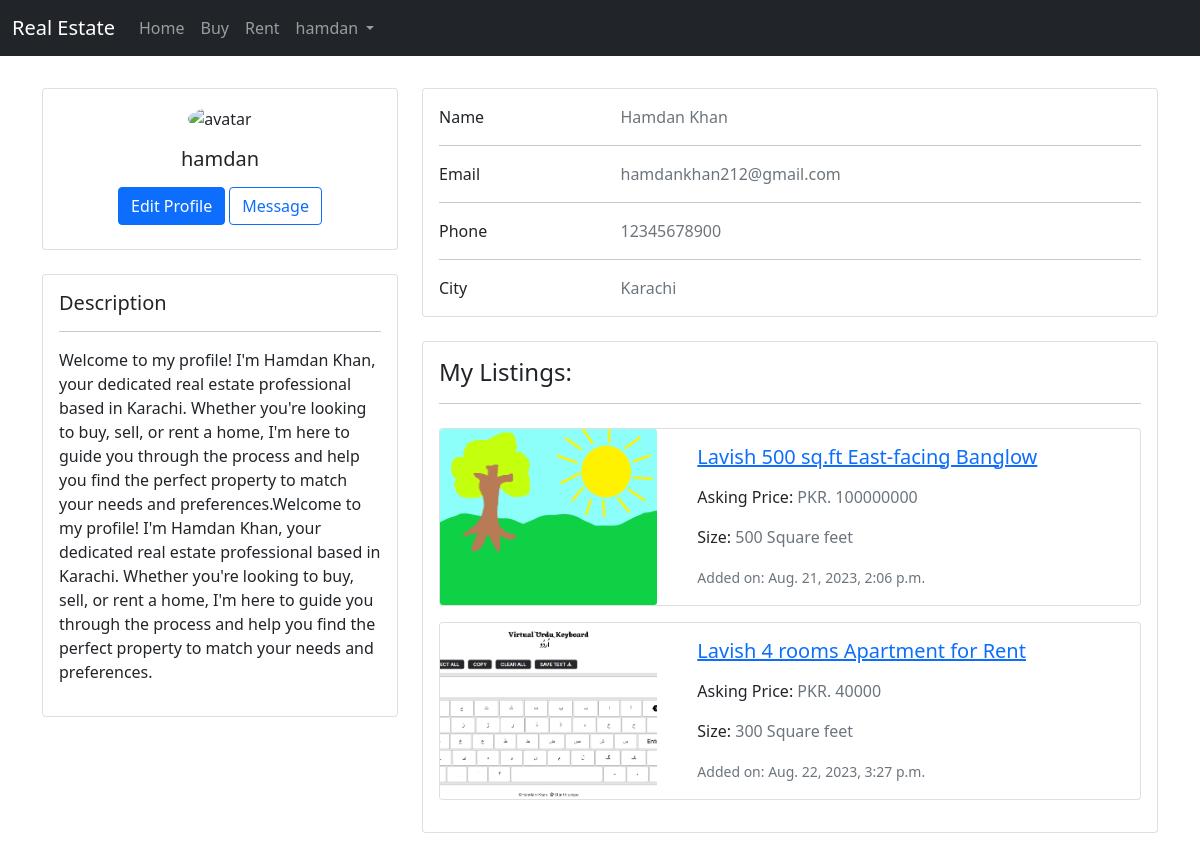
Screenshot of /user/profile/ (signed in) with the database file from the repository.
### users/models.py (models this page shows, shortened)
class CustomUser(AbstractUser):
    Gender_choices = [
        ('M', 'Male'),
        ('F', 'Female'),
    ]
    gender = models.CharField(
        max_length=1, choices=Gender_choices, null=True, blank=True)

class Profile(models.Model):
    user = models.OneToOneField(CustomUser, on_delete=models.CASCADE)
    first_name = models.CharField(max_length=100, blank=True)
    last_name = models.CharField(max_length=100, blank=True)
    contact_number = models.CharField(max_length=20, blank=True,)
    city = models.CharField(max_length=100, blank=True, null=True)
    profile_pic = models.ImageField(upload_to=profile_pic_path, blank=True,)
    description = models.CharField(max_length=500, null=True, blank=True)

### market/models.py (models this page shows, shortened)
class Property(models.Model):
    UNIT_CHOICES = [
        ("Square feet", "sq.ft"),
        ("Square meters", "sq.m"),
        ("Marla", "marla"),
        ("Kanal", "kanal"),
    ]
    SALE_CHOICES = [
        ("Sell", "Sell"),
        ("Rent", "Rent"),
    ]
    PROVINCE_CHOICES = [
        ("Sindh", "S"),
        ("Punjab", "P"),
        ("Balochistan", "B"),
        ("KPK", "K"),
    ]
    title = models.CharField(max_length=300, blank=True, null=True)
    owner = models.ForeignKey(
        settings.AUTH_USER_MODEL, on_delete=models.CASCADE, blank=True, null=True)
    type = models.ForeignKey(
        PropertyType, on_delete=models.CASCADE, related_name="property", blank=True, null=True)
    sale_type = models.CharField(
        max_length=10, choices=SALE_CHOICES, blank=True, null=True)
    address = models.CharField(max_length=500, blank=True, null=True)
    price = models.IntegerField(blank=True, null=True)
    size = models.IntegerField(blank=True, null=True)
    size_unit = models.CharField(
        choices=UNIT_CHOICES, blank=True, null=True, max_length=100)
    description = models.TextField(blank=True, null=True)
    province = models.CharField(
        choices=PROVINCE_CHOICES, max_length=40, null=True, blank=True)
    city = models.ForeignKey(
        City, on_delete=models.CASCADE, related_name="property_city", null=True, blank=True)
    area = models.ForeignKey(
        Area, on_delete=models.CASCADE, related_name="area", null=True, blank=True)
    property_pic = models.ImageField(
        upload_to=property_pic_path, blank=True, null=True)
    added_at = models.DateTimeField(
        default=timezone.now, blank=True, null=True)

### users/views.py (the view)
# urls.py: path("profile/", views.ProfileView, name="profile"),
@login_required
def ProfileView(request):
    profile = Profile.objects.get(id=request.user.id)
    custom_user = CustomUser.objects.get(id=request.user.id)
    listings = Property.objects.filter(owner=request.user)
    return render(request, "users/profile.html", {'profile': profile, 'c_user': custom_user, 'listings': listings})

### users/templates/users/profile.html (shortened to what this page needs)
{% extends 'market/base.html' %}
{% block content %}
<main>
  <div class="container py-2">
    <div class="row">
      <div class="col-lg-4">
        <div class="card mb-4">
          <div class="card-body text-center">
            <img src="{% if profile.profile_pic %}{{ profile.profile_pic.url }}{% else %}https://static.vecteezy.com/system/resources/previews/014/554/760/original/man-profile-negative-photo-anonymous-silhouette-human-head-businessman-worker-support-illustration-vector.jpg{% endif %}" alt="avatar"
              class="rounded-circle img-fluid" style="width: 150px;">
            <h5 class="my-3">{{ profile.user }}</h5>
            <div class="d-flex justify-content-center mb-2">
              <a type="button" class="btn btn-primary" href="{% url 'users:edit_profile' %}">Edit Profile</a>
              <button type="button" class="btn btn-outline-primary ms-1">Message</button>
            </div>
          </div>
        </div>
        <div class="card mb-4 mb-lg-0">
          <div class="card-body">
              <h5>Description</h5>
              <hr>
              <p>
                Welcome to my profile! I'm Hamdan Khan, your dedicated real estate professional based in Karachi. Whether you're looking to buy, sell, or rent a home, I'm here to guide you through the process and help you find the perfect property to match your needs and preferences.Welcome to my profile! I'm Hamdan Khan, your dedicated real estate professional based in Karachi. Whether you're looking to buy, sell, or rent a home, I'm here to guide you through the process and help you find the perfect property to match your needs and preferences.
              </p>
          </div>
        </div>
      </div>
      <div class="col-lg-8">
        <div class="card mb-4">
          <div class="card-body">
            <div class="row">
              <div class="col-sm-3">
                <p class="mb-0">Name</p>
              </div>
              <div class="col-sm-9">
                <p class="text-muted mb-0">{% if profile.first_name or profile.last_name %}{{ profile.first_name }} {{ profile.last_name }}{% else %} - {% endif %}
                  </p>
              </div>
            </div>
            <hr>
            <div class="row">
              <div class="col-sm-3">
                <p class="mb-0">Email</p>
              </div>
              <div class="col-sm-9">
                <p class="text-muted mb-0">{% if c_user.email %}{{ c_user.email }}{% else %} - {% endif %}</p>
              </div>
            </div>
            <hr>
            <div class="row">
              <div class="col-sm-3">
                <p class="mb-0">Phone</p>
              </div>
              <div class="col-sm-9">
                <p class="text-muted mb-0">{% if profile.contact_number %}{{ profile.contact_number }}{% else %} - {% endif %}</p>
              </div>
            </div>
            <hr>
            <div class="row">
              <div class="col-sm-3">
                <p class="mb-0">City</p>
              </div>
              <div class="col-sm-9">
                <p class="text-muted mb-0">{% if profile.city %}{{ profile.city }}{% else %} - {% endif %}</p>
              </div>
            </div>
          </div>
        </div>
        <div class="card mb-4">
          <div class="card-body">
            <h4>My Listings:</h4>
            <hr class="mb-4">
              {% for listing in listings  %}
                <div class="card mb-3" style="max-width: 900px;">
                  <div class="row no-gutters">
                    <div class="col-md-4">
                      <img src="{% if listing.property_pic %}{{ listing.property_pic.url }}{% else %}https://static.vecteezy.com/system/resources/previews/014/554/760/original/man-profile-negative-photo-anonymous-silhouette-human-head-businessman-worker-support-illustration-vector.jpg{% endif %}"  class="card-img img-fluid" style="object-fit: cover; height: 100%; max-height: 200px;" alt="">
                    </div>
                    <div class="col-md-8">
                      <div class="card-body">
                        <a href="{% url 'market:listing_data' listing.id %}" ><h5 class="card-title" style="text-decoration: none;">{{ listing.title }}</h5></a>
                        <p class="card-text">Asking Price: <span class="text-muted">PKR. {{ listing.price }}</span></p>
                        <p class="card-text">Size: <span class="text-muted">{{ listing.size }} {{ listing.size_unit }}</span></p>
                        <div ><small class="text-muted">Added on: {{ listing.added_at }}</small></div>
                      </div>
                    </div>
                  </div>
                </div>
              {% endfor %}
          </div>
        </div>
      </div>
    </div>
  </div>
</main>
{% endblock %}

### market/templates/market/header.html (shortened to what this page needs)
<nav class="navbar navbar-expand-lg bg-dark navbar-dark bg-body-tertiary">
    <div class="container-fluid">
      <a class="navbar-brand" href="{% url 'market:listing' %}">Real Estate</a>
      <div class="collapse navbar-collapse" id="navbarNavDropdown">
        <ul class="navbar-nav">
          <li class="nav-item">
            <a class="nav-link" aria-current="page" href="{% url 'market:listing' %}">Home</a>
          </li>
          <li class="nav-item">
            <a class="nav-link" href="{% url 'market:buy' %}">Buy</a>
          </li>
          <li class="nav-item">
            <a class="nav-link" href="{% url 'market:rent' %}">Rent</a>
          </li>
          {% if user.is_authenticated %}
            <li class="nav-item dropdown">
              <a class="nav-link dropdown-toggle" href="#" role="button" data-bs-toggle="dropdown" aria-expanded="false">
                {{ user }}
              </a>
            </li>
          {% else %}
            <li class="nav-item">
              <a class="nav-link" href="{% url 'users:login' %}">Login</a>
            </li>
          {% endif %}
        </ul>
      </div>
    </div>
  </nav>

### rows the page displays
CustomUser: username "hamdan", email "hamdankhan212@gmail.com"
Profile: user "hamdan", first_name "Hamdan", last_name "Khan", contact_number "12345678900", city "Karachi"
Property: property_pic (picture), title "Lavish 500 sq.ft East-facing Banglow", price "100000000", size "500", size_unit "Square feet", added_at "Aug. 21, 2023, 2:06 p.m."
Property: property_pic (picture), title "Lavish 4 rooms Apartment for Rent", price "40000", size "300", size_unit "Square feet", added_at "Aug. 22, 2023, 3:27 p.m."
